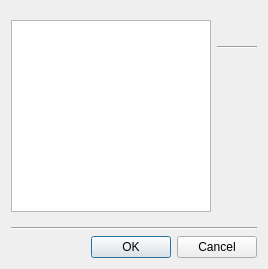
<?xml version="1.0" encoding="UTF-8"?>
<ui version="4.0">
 <class>PagedDialog</class>
 <widget class="QDialog" name="PagedDialog">
  <layout class="QVBoxLayout" name="verticalLayout">
   <item>
    <widget class="QWidget" name="widget" native="true">
     <layout class="QHBoxLayout" name="horizontalLayout" stretch="1,3">
      <property name="leftMargin">
       <number>0</number>
      </property>
      <property name="rightMargin">
       <number>0</number>
      </property>
      <item>
       <widget class="QListView" name="listView">
        <property name="sizePolicy">
         <sizepolicy hsizetype="Fixed" vsizetype="Expanding">
          <horstretch>0</horstretch>
          <verstretch>0</verstretch>
         </sizepolicy>
        </property>
        <property name="minimumSize">
         <size>
          <width>200</width>
          <height>0</height>
         </size>
        </property>
        <property name="maximumSize">
         <size>
          <width>200</width>
          <height>16777215</height>
         </size>
        </property>
        <property name="viewMode">
         <enum>QListView::ListMode</enum>
        </property>
        <property name="wordWrap">
         <bool>true</bool>
        </property>
       </widget>
      </item>
      <item>
       <layout class="QVBoxLayout" name="verticalLayout_2">
        <item>
         <layout class="QVBoxLayout" name="verticalLayoutInner">
          <property name="bottomMargin">
           <number>0</number>
          </property>
          <item>
           <layout class="QHBoxLayout" name="horizontalLayout_2">
            <property name="leftMargin">
             <number>0</number>
            </property>
            <property name="topMargin">
             <number>0</number>
            </property>
            <property name="rightMargin">
             <number>0</number>
            </property>
            <property name="bottomMargin">
             <number>0</number>
            </property>
            <item>
             <widget class="QLabel" name="headerIcon">
              <property name="text">
               <string/>
              </property>
             </widget>
            </item>
            <item>
             <widget class="QLabel" name="headerLabel">
              <property name="styleSheet">
               <string>font-weight: bold</string>
              </property>
              <property name="text">
               <string/>
              </property>
             </widget>
            </item>
            <item>
             <spacer name="horizontalSpacer">
              <property name="orientation">
               <enum>Qt::Horizontal</enum>
              </property>
              <property name="sizeHint" stdset="0">
               <size>
                <width>20</width>
                <height>20</height>
               </size>
              </property>
             </spacer>
            </item>
           </layout>
          </item>
          <item>
           <widget class="Line" name="headerLine">
            <property name="orientation">
             <enum>Qt::Horizontal</enum>
            </property>
           </widget>
          </item>
         </layout>
        </item>
        <item>
         <widget class="PagedDialogStack" name="stackedWidget">
          <property name="sizePolicy">
           <sizepolicy hsizetype="Preferred" vsizetype="Expanding">
            <horstretch>0</horstretch>
            <verstretch>0</verstretch>
           </sizepolicy>
          </property>
          <property name="currentIndex">
           <number>-1</number>
          </property>
         </widget>
        </item>
       </layout>
      </item>
     </layout>
    </widget>
   </item>
   <item>
    <widget class="Line" name="line">
     <property name="orientation">
      <enum>Qt::Horizontal</enum>
     </property>
    </widget>
   </item>
   <item>
    <widget class="QDialogButtonBox" name="buttonBox">
     <property name="orientation">
      <enum>Qt::Horizontal</enum>
     </property>
     <property name="standardButtons">
      <set>QDialogButtonBox::Cancel|QDialogButtonBox::Ok</set>
     </property>
    </widget>
   </item>
  </layout>
 </widget>
 <customwidgets>
  <customwidget>
   <class>PagedDialogStack</class>
   <extends>QStackedWidget</extends>
   <header>qt_pageddialog.hpp</header>
  </customwidget>
 </customwidgets>
 <resources/>
 <connections>
  <connection>
   <sender>buttonBox</sender>
   <signal>accepted()</signal>
   <receiver>PagedDialog</receiver>
   <slot>accept()</slot>
   <hints>
    <hint type="sourcelabel">
     <x>248</x>
     <y>254</y>
    </hint>
    <hint type="destinationlabel">
     <x>157</x>
     <y>274</y>
    </hint>
   </hints>
  </connection>
  <connection>
   <sender>buttonBox</sender>
   <signal>rejected()</signal>
   <receiver>PagedDialog</receiver>
   <slot>reject()</slot>
   <hints>
    <hint type="sourcelabel">
     <x>316</x>
     <y>260</y>
    </hint>
    <hint type="destinationlabel">
     <x>286</x>
     <y>274</y>
    </hint>
   </hints>
  </connection>
 </connections>
</ui>
